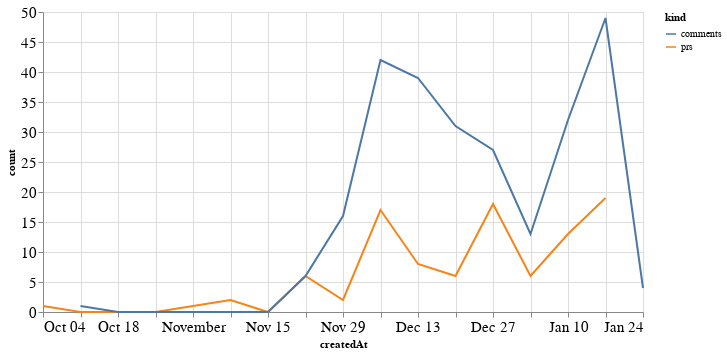

Source (notebook cell):
### Code cell
alt.Chart(total_time, width=600).mark_line().encode(
    x='createdAt',
    y='count',
    color='kind'
)

### Figure 1 — Vega-Lite specification as saved in the notebook (floating-point values rounded to 4 significant figures)
{"config": {"axisLeft": {"labelFontSize": 15}, "axisBottom": {"labelFontSize": 15}}, "data": {"name": "data-a6f7ab83a732e524a85471a14dbeca63"}, "mark": "line", "encoding": {"color": {"type": "nominal", "field": "kind"}, "x": {"type": "temporal", "field": "createdAt"}, "y": {"type": "quantitative", "field": "count"}}, "width": 600, "$schema": "https://vega.github.io/schema/vega-lite/v4.8.1.json", "datasets": {"data-a6f7ab83a732e524a85471a14dbeca63": [{"createdAt": "2020-10-04T00:00:00", "kind": "prs", "count": 1.0}, {"createdAt": "2020-10-11T00:00:00", "kind": "prs", "count": 0.0}, {"createdAt": "2020-10-18T00:00:00", "kind": "prs", "count": 0.0}, {"createdAt": "2020-10-25T00:00:00", "kind": "prs", "count": 0.0}, {"createdAt": "2020-11-01T00:00:00", "kind": "prs", "count": 1.0}, {"createdAt": "2020-11-08T00:00:00", "kind": "prs", "count": 2.0}, {"createdAt": "2020-11-15T00:00:00", "kind": "prs", "count": 0.0}, {"createdAt": "2020-11-22T00:00:00", "kind": "prs", "count": 6.0}, {"createdAt": "2020-11-29T00:00:00", "kind": "prs", "count": 2.0}, {"createdAt": "2020-12-06T00:00:00", "kind": "prs", "count": 17.0}, {"createdAt": "2020-12-13T00:00:00", "kind": "prs", "count": 8.0}, {"createdAt": "2020-12-20T00:00:00", "kind": "prs", "count": 6.0}, {"createdAt": "2020-12-27T00:00:00", "kind": "prs", "count": 18.0}, {"createdAt": "2021-01-03T00:00:00", "kind": "prs", "count": 6.0}, {"createdAt": "2021-01-10T00:00:00", "kind": "prs", "count": 13.0}, {"createdAt": "2021-01-17T00:00:00", "kind": "prs", "count": 19.0}, {"createdAt": "2021-01-24T00:00:00", "kind": "prs", "count": null}, {"createdAt": "2020-10-04T00:00:00", "kind": "comments", "count": null}, {"createdAt": "2020-10-11T00:00:00", "kind": "comments", "count": 1.0}, {"createdAt": "2020-10-18T00:00:00", "kind": "comments", "count": 0.0}, {"createdAt": "2020-10-25T00:00:00", "kind": "comments", "count": 0.0}, {"createdAt": "2020-11-01T00:00:00", "kind": "comments", "count": 0.0}, {"createdAt": "2020-11-08T00:00:00", "kind": "comments", "count": 0.0}, {"createdAt": "2020-11-15T00:00:00", "kind": "comments", "count": 0.0}, {"createdAt": "2020-11-22T00:00:00", "kind": "comments", "count": 6.0}, {"createdAt": "2020-11-29T00:00:00", "kind": "comments", "count": 16.0}, {"createdAt": "2020-12-06T00:00:00", "kind": "comments", "count": 42.0}, {"createdAt": "2020-12-13T00:00:00", "kind": "comments", "count": 39.0}, {"createdAt": "2020-12-20T00:00:00", "kind": "comments", "count": 31.0}, {"createdAt": "2020-12-27T00:00:00", "kind": "comments", "count": 27.0}, {"createdAt": "2021-01-03T00:00:00", "kind": "comments", "count": 13.0}, {"createdAt": "2021-01-10T00:00:00", "kind": "comments", "count": 32.0}, {"createdAt": "2021-01-17T00:00:00", "kind": "comments", "count": 49.0}, {"createdAt": "2021-01-24T00:00:00", "kind": "comments", "count": 4.0}]}}
